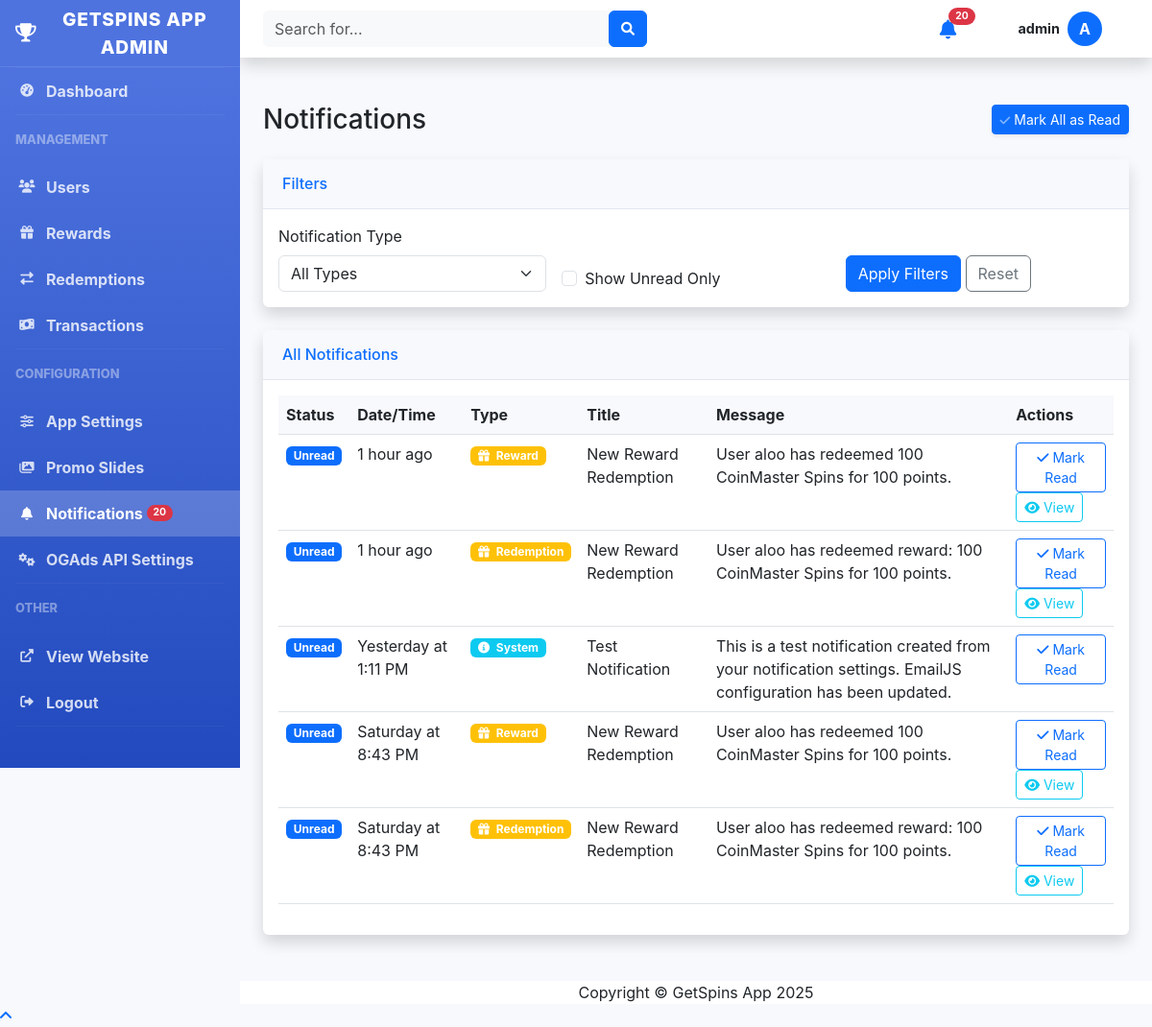
/admin/notifications.php (signed in), run on an earlier commit of the app's database.
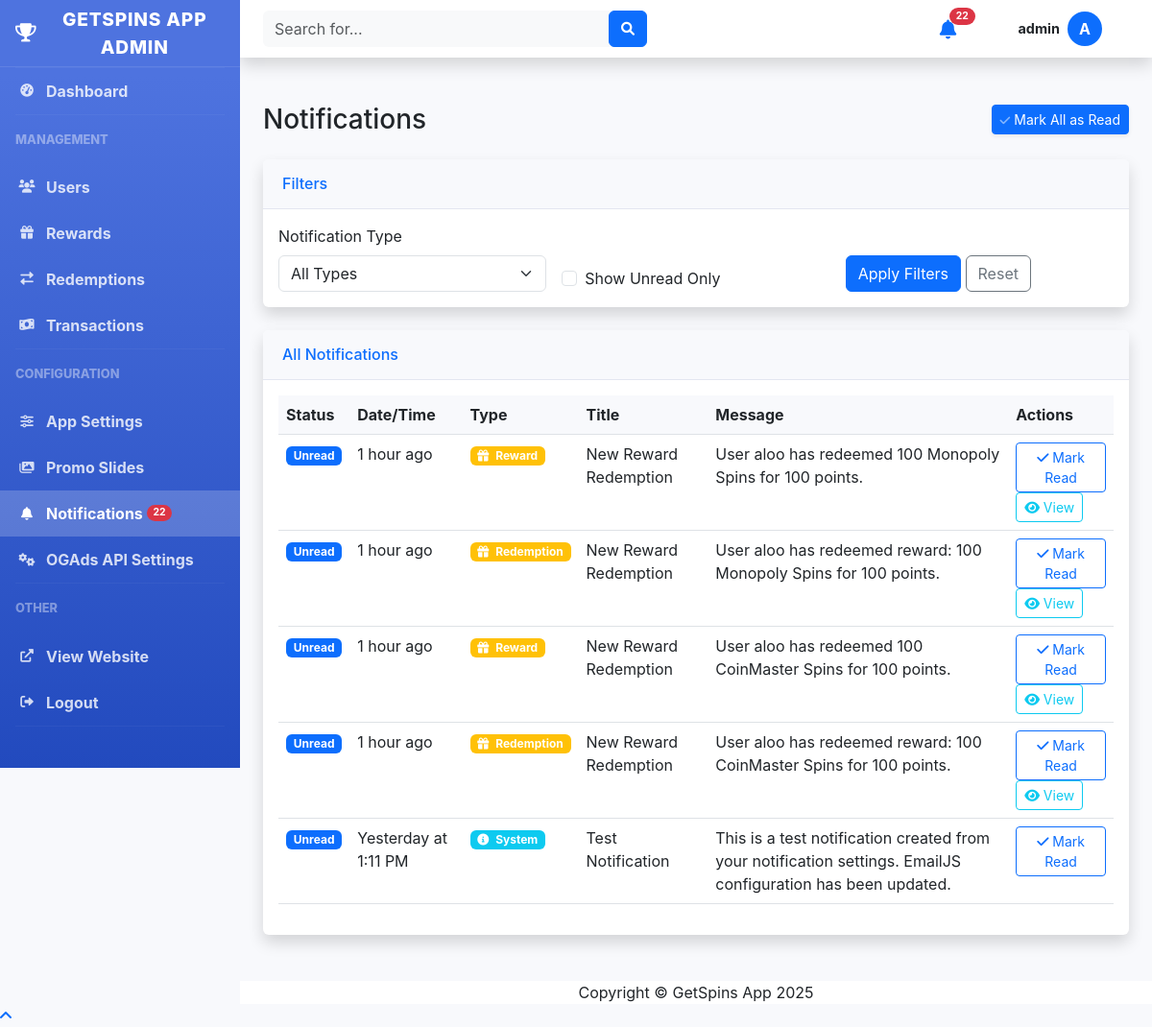
And on a later commit of the database.
### tables this page shows
CREATE TABLE admin_notifications (
        id INTEGER PRIMARY KEY AUTOINCREMENT,
        title TEXT NOT NULL,
        message TEXT NOT NULL,
        type TEXT NOT NULL DEFAULT 'info',
        is_read INTEGER DEFAULT 0,
        related_id INTEGER DEFAULT NULL,
        related_type TEXT DEFAULT NULL,
        created_at TIMESTAMP DEFAULT CURRENT_TIMESTAMP
    );

### includes/functions.php (called while the page is built, shortened)
<?php
function getAdminNotifications($limit = 10, $unread_only = false) {
    try {
        $db = Database::getInstance();
        $conn = $db->getConnection();
        $sql = "SELECT * FROM admin_notifications";
        $sql .= " ORDER BY created_at DESC LIMIT ?";
        $stmt = $conn->prepare($sql);
        $stmt->bindParam(1, $limit, PDO::PARAM_INT);
        $stmt->execute();
        return $stmt->fetchAll(PDO::FETCH_ASSOC);
    } catch (PDOException $e) {
        error_log("Error retrieving admin notifications: " . $e->getMessage());
        return [];
    }
}
function getUnreadNotificationsCount() {
    try {
        $db = Database::getInstance();
        $conn = $db->getConnection();
        $stmt = $conn->query("SELECT COUNT(*) FROM admin_notifications WHERE is_read = 0");
        return $stmt->fetchColumn();
    } catch (PDOException $e) {
        error_log("Error counting unread notifications: " . $e->getMessage());
        return 0;
    }
}
function getNotificationUrl($notification) {
    switch ($notification['type']) {
        case 'reward':
        case 'redemption':
            if (!empty($notification['related_id'])) {
                return "redemptions.php?id=" . $notification['related_id'];
            }
            return "redemptions.php";
        case 'system':
        default:
            return "index.php";
    }
}
function getNotificationIcon($type) {
    switch ($type) {
        case 'reward':
        case 'redemption':
            return "fa-gift";
        case 'system':
        default:
            return "fa-info-circle";
    }
}
function getNotificationIconClass($type) {
    switch ($type) {
        case 'reward':
        case 'redemption':
            return "warning";
        case 'system':
        default:
            return "info";
    }
}
function formatDate($date_string) {
    $date = new DateTime($date_string);
    $now = new DateTime();
    $diff = $now->diff($date);
    if ($diff->days == 0) {
        return $diff->h . " hour" . ($diff->h > 1 ? "s" : "") . " ago";
    } else if ($diff->days == 1) {
        return "Yesterday at " . $date->format('g:i A');
    } else if ($diff->days < 7) {
        return $date->format('l') . " at " . $date->format('g:i A');
    } else {
        return $date->format('M j, Y') . " at " . $date->format('g:i A');
    }
}
?>

### admin/notifications.php (the view, shortened to what the changed rows need)
<?php
require_once '../includes/functions.php';
$db = Database::getInstance();
$conn = $db->getConnection();
try {
    $sql = "SELECT * FROM admin_notifications WHERE 1=1";
    $params = [];
    $sql .= " ORDER BY created_at DESC";
    $stmt = $conn->prepare($sql);
    $stmt->execute($params);
    $notifications = $stmt->fetchAll(PDO::FETCH_ASSOC);
} catch (PDOException $e) {
    $error_message = "Error fetching notifications: " . $e->getMessage();
}
include 'header.php';
?>
<div class="container-fluid">
    <div class="d-sm-flex align-items-center justify-content-between mb-4">
        <h1 class="h3 mb-0 text-gray-800">Notifications</h1>
    </div>
    <div class="card shadow mb-4">
        <div class="card-body">
            <?php if (empty($notifications)): ?>
            <div class="text-center p-4">
                <i class="fas fa-bell fa-3x text-gray-300 mb-3"></i>
                <p class="text-gray-500">No notifications found.</p>
            </div>
            <?php else: ?>
            <div class="table-responsive">
                <table class="table table-hover" id="notificationsTable">
                    <thead>
                        <tr>
                            <th>Status</th>
                            <th>Date/Time</th>
                            <th>Type</th>
                            <th>Title</th>
                            <th>Message</th>
                            <th>Actions</th>
                        </tr>
                    </thead>
                    <tbody>
                        <?php foreach ($notifications as $notification): ?>
                        <tr class="<?php echo $notification['is_read'] ? '' : 'bg-light'; ?>">
                            <td>
                                <?php if ($notification['is_read']): ?>
                                <span class="badge bg-secondary">Read</span>
                                <?php else: ?>
                                <span class="badge bg-primary">Unread</span>
                                <?php endif; ?>
                            </td>
                            <td><?php echo formatDate($notification['created_at']); ?></td>
                            <td>
                                <span class="badge bg-<?php echo getNotificationIconClass($notification['type']); ?>">
                                    <i class="fas <?php echo getNotificationIcon($notification['type']); ?> me-1"></i>
                                    <?php echo ucfirst(htmlspecialchars($notification['type'])); ?>
                                </span>
                            </td>
                            <td><?php echo htmlspecialchars($notification['title']); ?></td>
                            <td><?php echo htmlspecialchars($notification['message']); ?></td>
                            <td>
                                <?php if (!$notification['is_read']): ?>
                                <button class="btn btn-sm btn-outline-primary mark-read-btn" data-notification-id="<?php echo $notification['id']; ?>">
                                    <i class="fas fa-check"></i> Mark Read
                                </button>
                                <?php endif; ?>
                                <?php if (!empty($notification['related_id'])): ?>
                                <a href="<?php echo getNotificationUrl($notification); ?>" class="btn btn-sm btn-outline-info">
                                    <i class="fas fa-eye"></i> View
                                </a>
                                <?php endif; ?>
                            </td>
                        </tr>
                        <?php endforeach; ?>
                    </tbody>
                </table>
            </div>
            <?php endif; ?>
        </div>
    </div>
</div>
<?php include 'footer.php'; ?>

### admin/header.php (shortened to what the changed rows need)
<?php
require_once '../includes/functions.php';
?>
<!DOCTYPE html>
<html lang="en">
<head>
    <link href="https://cdn.jsdelivr.net/npm/bootstrap@5.3.0-alpha1/dist/css/bootstrap.min.css" rel="stylesheet">
    <link href="https://cdnjs.cloudflare.com/ajax/libs/font-awesome/6.0.0/css/all.min.css" rel="stylesheet">
</head>
<body>
    <div id="wrapper">
        <?php include 'sidebar.php'; ?>
        <div id="content-wrapper" class="d-flex flex-column">
            <div id="content">
                <nav class="navbar navbar-expand navbar-light bg-white topbar mb-4 static-top shadow" style="height: 60px;">
                    <ul class="navbar-nav ml-auto">
                        <li class="nav-item dropdown no-arrow mx-1">
                            <?php
                            $unread_count = getUnreadNotificationsCount();
                            $notifications = getAdminNotifications(5);
                            ?>
                            <a class="nav-link position-relative d-inline-flex align-items-center justify-content-center" href="#" id="alertsDropdown" role="button" data-bs-toggle="dropdown" aria-expanded="false" style="padding: 0.75rem 1rem;">
                                <i class="fas fa-bell text-primary" style="font-size: 1.25rem; position: relative; top: 9px;"></i>
                                <?php if ($unread_count > 0): ?>
                                <span class="position-absolute badge rounded-pill bg-danger" style="font-size: 0.65rem; top: 0.5rem; right: 0.5rem;">
                                    <?php echo $unread_count < 100 ? $unread_count : '99+'; ?>
                                </span>
                                <?php endif; ?>
                            </a>
                        </li>
                    </ul>
                </nav>

### admin/sidebar.php (shortened to what the changed rows need)
<?php
$current_page = basename($_SERVER['PHP_SELF']);
?>
<div class="sidebar">
    <ul class="nav flex-column">
        <li class="nav-item">
            <a class="nav-link <?php echo $current_page === 'notifications.php' ? 'active' : ''; ?>" href="notifications.php">
                <i class="fas fa-fw fa-bell"></i>
                Notifications
                <?php
                $unread_count = getUnreadNotificationsCount();
                if ($unread_count > 0):
                ?>
                <span class="badge bg-danger rounded-pill ms-1" style="font-size: 0.65rem; transform: translateY(-1px); display: inline-block;"><?php echo $unread_count < 100 ? $unread_count : '99+'; ?></span>
                <?php endif; ?>
            </a>
        </li>
    </ul>
</div>

What changed in the data, as far as the page shows it:
no longer on this page (row unchanged): admin_notifications: is_read "Unread", created_at "Saturday at 8:43 PM", type "Reward", title "New Reward Redemption", message "User aloo has redeemed 100 CoinMaster Spins for 100 points."
no longer on this page (row unchanged): admin_notifications: is_read "Unread", created_at "Saturday at 8:43 PM", type "Redemption", title "New Reward Redemption", message "User aloo has redeemed reward: 100 CoinMaster Spins for 100 points."
added admin_notifications: is_read "Unread", created_at "1 hour ago", type "Reward", title "New Reward Redemption", message "User aloo has redeemed 100 Monopoly Spins for 100 points."
added admin_notifications: is_read "Unread", created_at "1 hour ago", type "Redemption", title "New Reward Redemption", message "User aloo has redeemed reward: 100 Monopoly Spins for 100 points."
Also different on the page:
$unread_count: "20" → "22"
